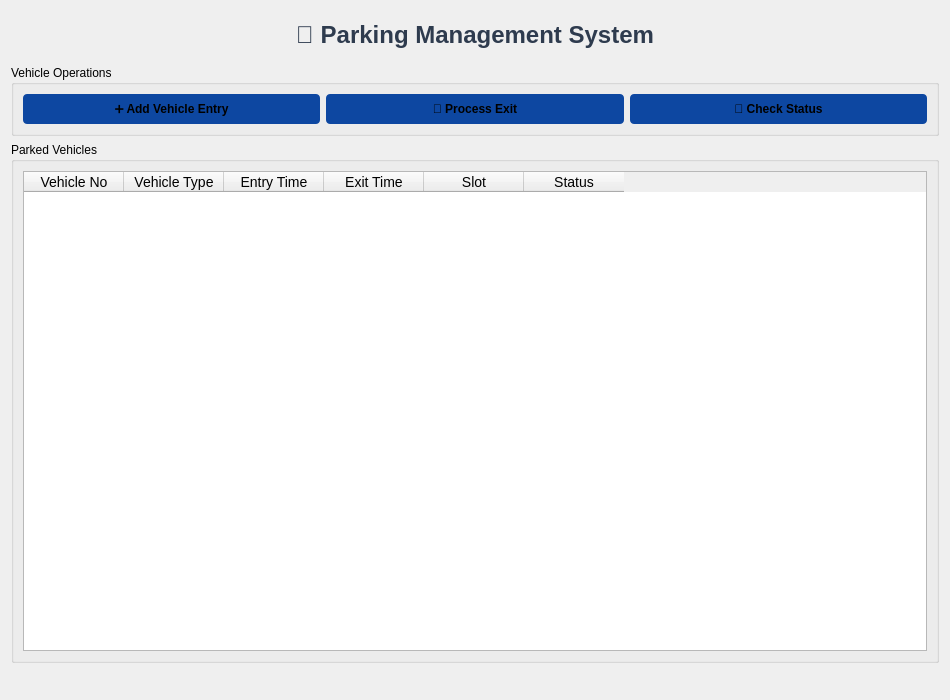
<?xml version="1.0" encoding="UTF-8"?>
<ui version="4.0">
 <class>ParkingManagementUI</class>
 <widget class="QWidget" name="ParkingManagementUI">
  <property name="geometry">
   <rect>
    <x>0</x>
    <y>0</y>
    <width>950</width>
    <height>700</height>
   </rect>
  </property>
  <property name="windowTitle">
   <string>🚘 Parking Management Dashboard</string>
  </property>
  <layout class="QVBoxLayout" name="mainLayout">
   <item>
    <widget class="QLabel" name="titleLabel">
     <property name="styleSheet">
      <string notr="true">font-size: 24px; font-weight: bold; color: #2e3b4e; padding: 10px;</string>
     </property>
     <property name="text">
      <string>🚗 Parking Management System</string>
     </property>
     <property name="alignment">
      <set>Qt::AlignmentFlag::AlignCenter</set>
     </property>
    </widget>
   </item>
   <item>
    <layout class="QHBoxLayout" name="topSectionLayout">
     <item>
      <widget class="QGroupBox" name="controlGroup">
       <property name="title">
        <string>Vehicle Operations</string>
       </property>
       <layout class="QHBoxLayout" name="topButtonsLayout">
        <item>
         <widget class="QPushButton" name="addEntryButton">
          <property name="styleSheet">
           <string notr="true">padding: 8px 16px; font-weight: bold; background-color: #0D47A1; border-radius: 4px;</string>
          </property>
          <property name="text">
           <string>➕ Add Vehicle Entry</string>
          </property>
         </widget>
        </item>
        <item>
         <widget class="QPushButton" name="processExitButton">
          <property name="styleSheet">
           <string notr="true">padding: 8px 16px; font-weight: bold; background-color: #0D47A1; border-radius: 4px;</string>
          </property>
          <property name="text">
           <string>🚪 Process Exit</string>
          </property>
         </widget>
        </item>
        <item>
         <widget class="QPushButton" name="refreshButton">
          <property name="styleSheet">
           <string notr="true">padding: 8px 16px; font-weight: bold; background-color: #0D47A1; border-radius: 4px;</string>
          </property>
          <property name="text">
           <string>🔄 Check Status</string>
          </property>
         </widget>
        </item>
       </layout>
      </widget>
     </item>
    </layout>
   </item>
   <item>
    <widget class="QGroupBox" name="tableGroup">
     <property name="title">
      <string>Parked Vehicles</string>
     </property>
     <layout class="QVBoxLayout">
      <item>
       <widget class="QTableWidget" name="parkingTable">
        <property name="styleSheet">
         <string notr="true">font-size: 14px; selection-background-color: #90caf9; gridline-color: #ddd;</string>
        </property>
        <property name="alternatingRowColors">
         <bool>true</bool>
        </property>
        <property name="rowCount">
         <number>0</number>
        </property>
        <property name="columnCount">
         <number>6</number>
        </property>
        <column>
         <property name="text">
          <string>Vehicle No</string>
         </property>
        </column>
        <column>
         <property name="text">
          <string>Vehicle Type</string>
         </property>
        </column>
        <column>
         <property name="text">
          <string>Entry Time</string>
         </property>
        </column>
        <column>
         <property name="text">
          <string>Exit Time</string>
         </property>
        </column>
        <column>
         <property name="text">
          <string>Slot</string>
         </property>
        </column>
        <column>
         <property name="text">
          <string>Status</string>
         </property>
        </column>
       </widget>
      </item>
     </layout>
    </widget>
   </item>
   <item>
    <widget class="QLabel" name="statusLabel">
     <property name="styleSheet">
      <string notr="true">font-style: italic; color: #666; margin-top: 6px;</string>
     </property>
     <property name="text">
      <string/>
     </property>
     <property name="alignment">
      <set>Qt::AlignmentFlag::AlignRight</set>
     </property>
    </widget>
   </item>
  </layout>
 </widget>
 <resources/>
 <connections/>
</ui>
